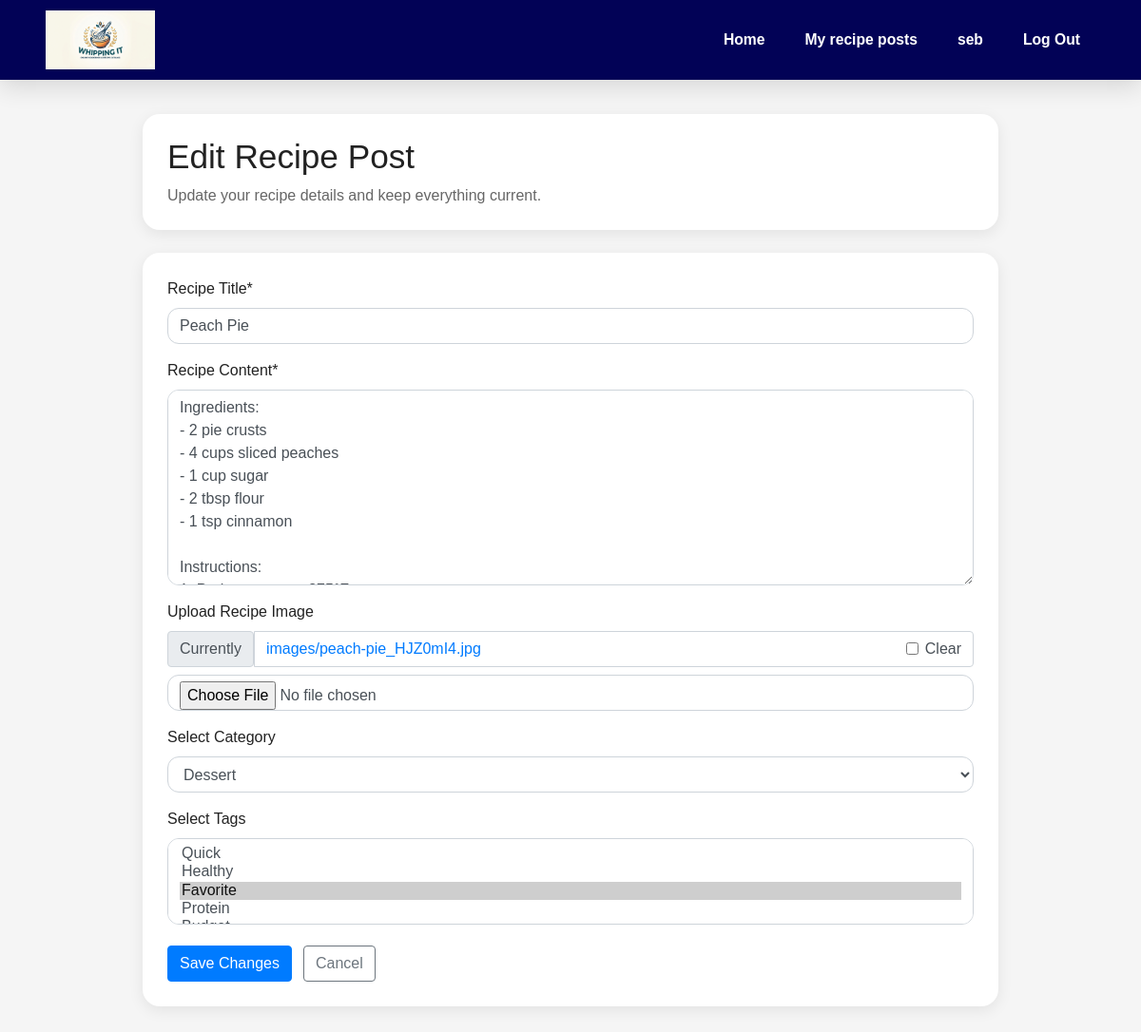
The app's page /edit/11 (signed in), older data.
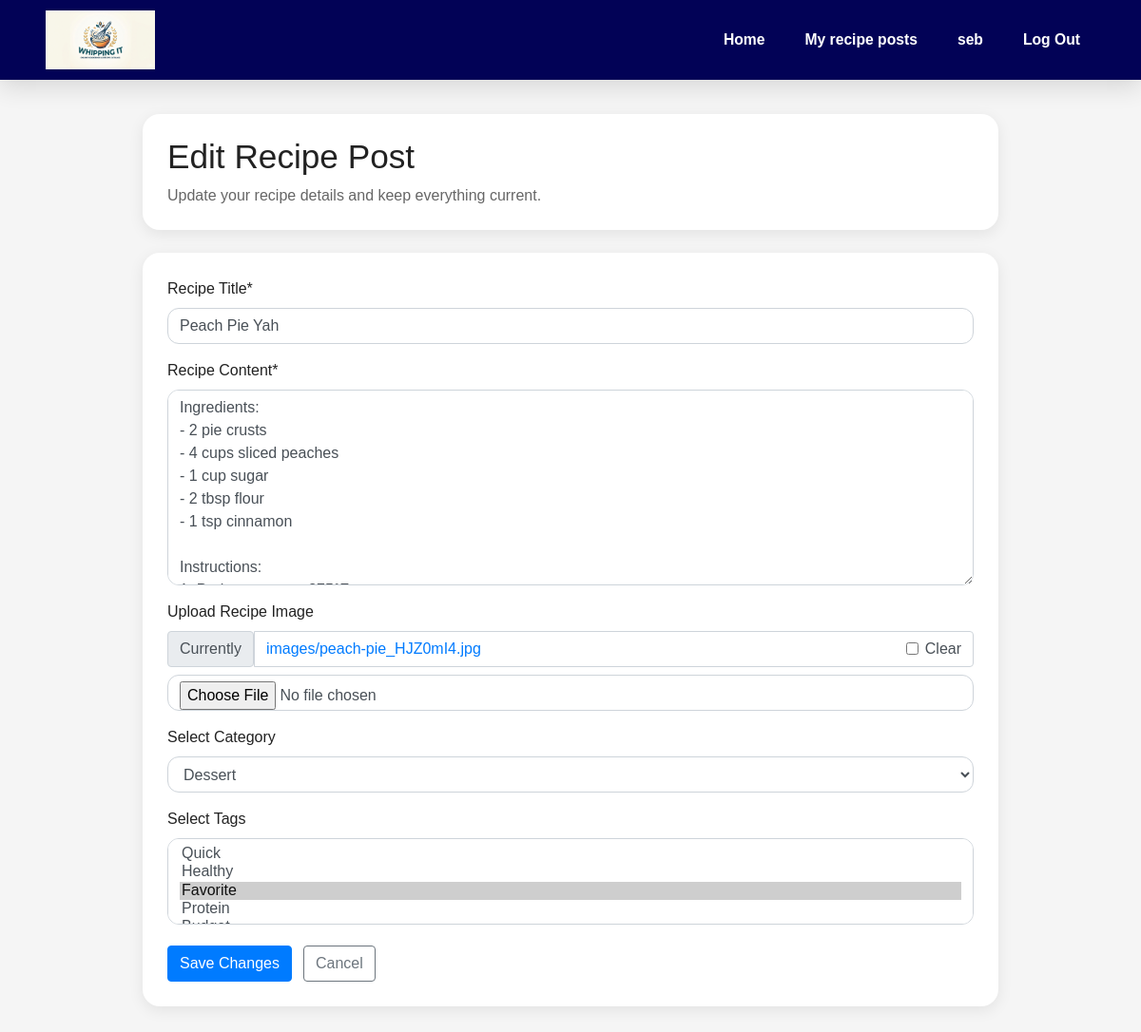
The same page, newer data.
### posts/models.py (models this page shows, shortened)
class RecipePost(models.Model): # Create table
    title = models.CharField(max_length=100)
    content = models.TextField()
    category = models.ForeignKey(Category, on_delete=models.SET_NULL, null=True, blank=True)
    tags = models.ManyToManyField(Tag, blank=True)
    image = models.ImageField(upload_to='images/', blank=True, null=True)
    created_on = models.DateTimeField(auto_now_add=True)
    modified_on = models.DateTimeField(auto_now=True)
    created_by = models.ForeignKey(User, on_delete=models.CASCADE)

### posts/views.py (the view)
# urls.py: path('edit/<int:pk>', views.edit, name='edit'),
@login_required
def edit(request, pk):
    recipe = RecipePost.objects.get(id=pk) # Get the recipe post object with the given id and created by the current user)
    if request.user != recipe.created_by:
        return redirect('home')
    form = RecipePostForm(instance=recipe)
    if request.method == 'POST':
        form = RecipePostForm(request.POST, request.FILES, instance=recipe)
        if form.is_valid():
            form.save()
            return redirect('home')
    context = {'form': form}
    return render(request, 'posts/edit.html', context)

### posts/forms.py
class RecipePostForm(forms.ModelForm):
    title = forms.CharField(
        label = "Recipe Title",
        max_length=100,
        widget=forms.TextInput(attrs={'placeholder': 'Enter the title of your recipe'})
    )
    content = forms.CharField(
        label= "Recipe Content",
        widget=forms.Textarea(attrs={'placeholder': 'Enter the content of your recipe', 'rows': 8})
    )
    image = forms.ImageField(
        label= "Upload Recipe Image",
        required=False,
        widget=forms.ClearableFileInput(attrs={'class': 'form-control-file'})
    )
    category = forms.ModelChoiceField(
        queryset=Category.objects.all(),
        required=False,
        label="Select Category",
        widget=forms.Select(attrs={'class': 'form-control'})
    )
    tags = forms.ModelMultipleChoiceField(
        queryset=Tag.objects.all(),
        required=False,
        label="Select Tags",
        widget=forms.SelectMultiple(attrs={'class': 'form-control'})
    )
    class Meta:
        model= RecipePost
        fields = ['title', 'content', 'image', 'category', 'tags']

### posts/models.py (called while the page is built)
    def __str__(self):
        return self.name

    def __str__(self):
        return self.name

### posts/templates/posts/edit.html (shortened to what this page needs)
{% extends 'posts/base.html' %}
{% load crispy_forms_tags %}
{% block content %}
<div class="form-page">
    <div class="page-header-card">
        <div>
            <h1 class="page-title">Edit Recipe Post</h1>
            <p class="page-subtitle">Update your recipe details and keep everything current.</p>
        </div>
    </div>
    <div class="form-card">
        <form method="post" enctype="multipart/form-data" class="recipe-form">
            {{ form|crispy }}
            <div class="form-actions">
                <button type="submit" class="btn btn-primary btn-pill">Save Changes</button>
                <a href="{% url 'recipeposts' %}" class="btn btn-outline-secondary btn-pill">Cancel</a>
            </div>
        </form>
    </div>
</div>
{% endblock %}

Row changes from the older to the newer data that the page shows:
changed RecipePost "Dessert": title "Peach Pie" → "Peach Pie Yah"
